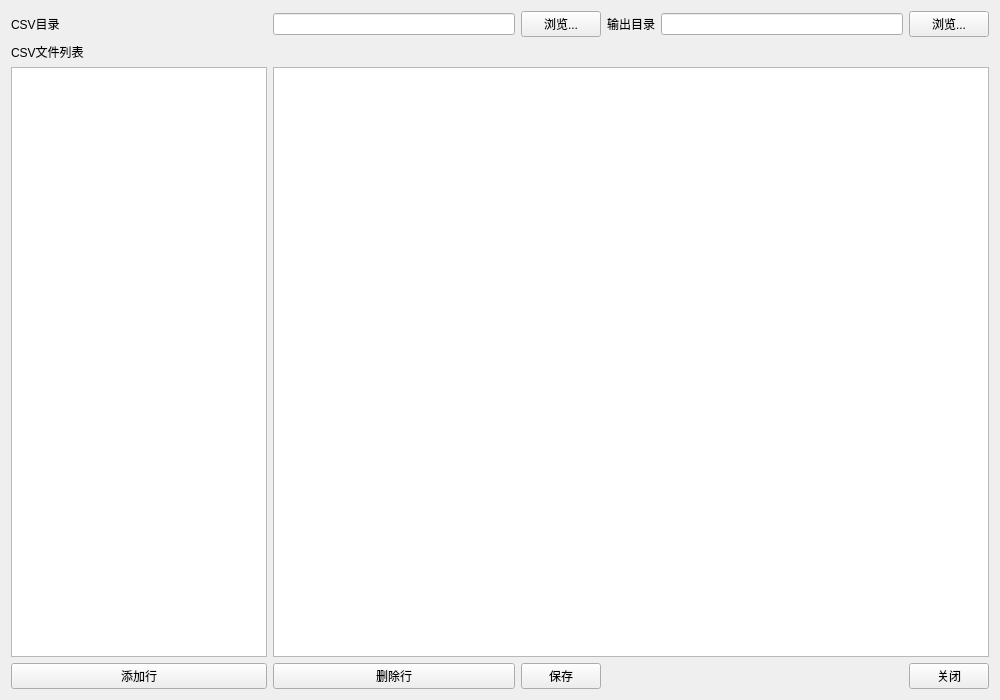
<?xml version="1.0" encoding="UTF-8"?>
<ui version="4.0">
 <class>ManualData</class>
 <widget class="QWidget" name="ManualData">
  <property name="geometry">
   <rect>
    <x>0</x>
    <y>0</y>
    <width>1000</width>
    <height>700</height>
   </rect>
  </property>
  <property name="windowTitle">
   <string>手动数据</string>
  </property>
  <layout class="QGridLayout" name="gridLayout">
   <item row="0" column="0">
    <widget class="QLabel" name="labelMatDir">
     <property name="text">
      <string>CSV目录</string>
     </property>
    </widget>
   </item>
   <item row="0" column="1">
    <widget class="QLineEdit" name="edit_matdir"/>
   </item>
   <item row="0" column="2">
    <widget class="QPushButton" name="buttonBrowseMatDir">
     <property name="text">
      <string>浏览...</string>
     </property>
    </widget>
   </item>
   <item row="0" column="3">
    <widget class="QLabel" name="labelOutputDir">
     <property name="text">
      <string>输出目录</string>
     </property>
    </widget>
   </item>
   <item row="0" column="4">
    <widget class="QLineEdit" name="edit_outputdir"/>
   </item>
   <item row="0" column="5">
    <widget class="QPushButton" name="buttonBrowseOutputDir">
     <property name="text">
      <string>浏览...</string>
     </property>
    </widget>
   </item>
   <item row="1" column="0">
    <widget class="QLabel" name="labelMatFiles">
     <property name="text">
      <string>CSV文件列表</string>
     </property>
    </widget>
   </item>
   <item row="2" column="1" colspan="5">
    <widget class="QLabel" name="labelManualTable">
     <property name="text">
      <string>手动数据表</string>
     </property>
    </widget>
   </item>
   <item row="2" column="0">
    <widget class="QListWidget" name="listMatFiles"/>
   </item>
   <item row="2" column="1" colspan="5">
    <widget class="QTableWidget" name="tableManualData"/>
   </item>
   <item row="3" column="0">
    <widget class="QPushButton" name="buttonAddRow">
     <property name="text">
      <string>添加行</string>
     </property>
    </widget>
   </item>
   <item row="3" column="1">
    <widget class="QPushButton" name="buttonRemoveRow">
     <property name="text">
      <string>删除行</string>
     </property>
    </widget>
   </item>
   <item row="3" column="2">
    <widget class="QPushButton" name="buttonSave">
     <property name="text">
      <string>保存</string>
     </property>
    </widget>
   </item>
   <item row="3" column="5">
    <widget class="QPushButton" name="buttonClose">
     <property name="text">
      <string>关闭</string>
     </property>
    </widget>
   </item>
  </layout>
 </widget>
 <resources/>
 <connections/>
 </ui>
